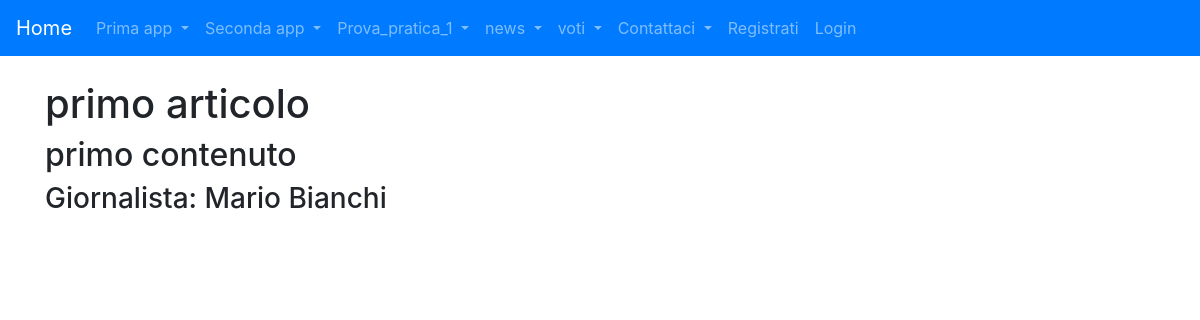
The page /news/news/articoli/1 on the database its author committed.
### news/models.py (models this page shows, shortened)
class Articolo(models.Model):
    titolo = models.CharField(max_length=100)
    contenuto = models.TextField()
    giornalista = models.ForeignKey(Giornalista, on_delete=models.CASCADE, related_name="articoli")
    data = models.DateField(blank=True)
    visualizzazioni = models.IntegerField(default=0,blank=True)
    class Meta:
        verbose_name = "Articolo"
        verbose_name_plural = "Articoli"

class Giornalista(models.Model):
    nome = models.CharField(max_length=20)
    cognome = models.CharField(max_length=20)
    anno_di_nascita = models.DateField(blank=True)
    def __str__(self):
        return self.nome + " " + self.cognome
    class Meta:
        verbose_name = "Giornalista"
        verbose_name_plural = "Giornalisti"

### news/views.py (the view)
# urls.py: path("news/articoli/<int:pk>", articoloDetailView, name="articolo_detail"),
def articoloDetailView(request, pk):
    articolo = get_object_or_404(Articolo, pk=pk)
    context = {"articolo": articolo}
    return render(request, "news/articolo_detail.html", context)

### news/templates/news/articolo_detail.html (shortened to what this page needs)
{% extends "base.html" %}
{% block content %}
    <h1>{{ articolo.titolo }} </h1>
    <h2>{{ articolo.contenuto }} </h2>
    <h3>Giornalista: {{ articolo.giornalista }} </h3>
{% endblock content %}

### rows shown on the page
Articolo: titolo "primo articolo", contenuto "primo contenuto", giornalista "Mario Bianchi"
